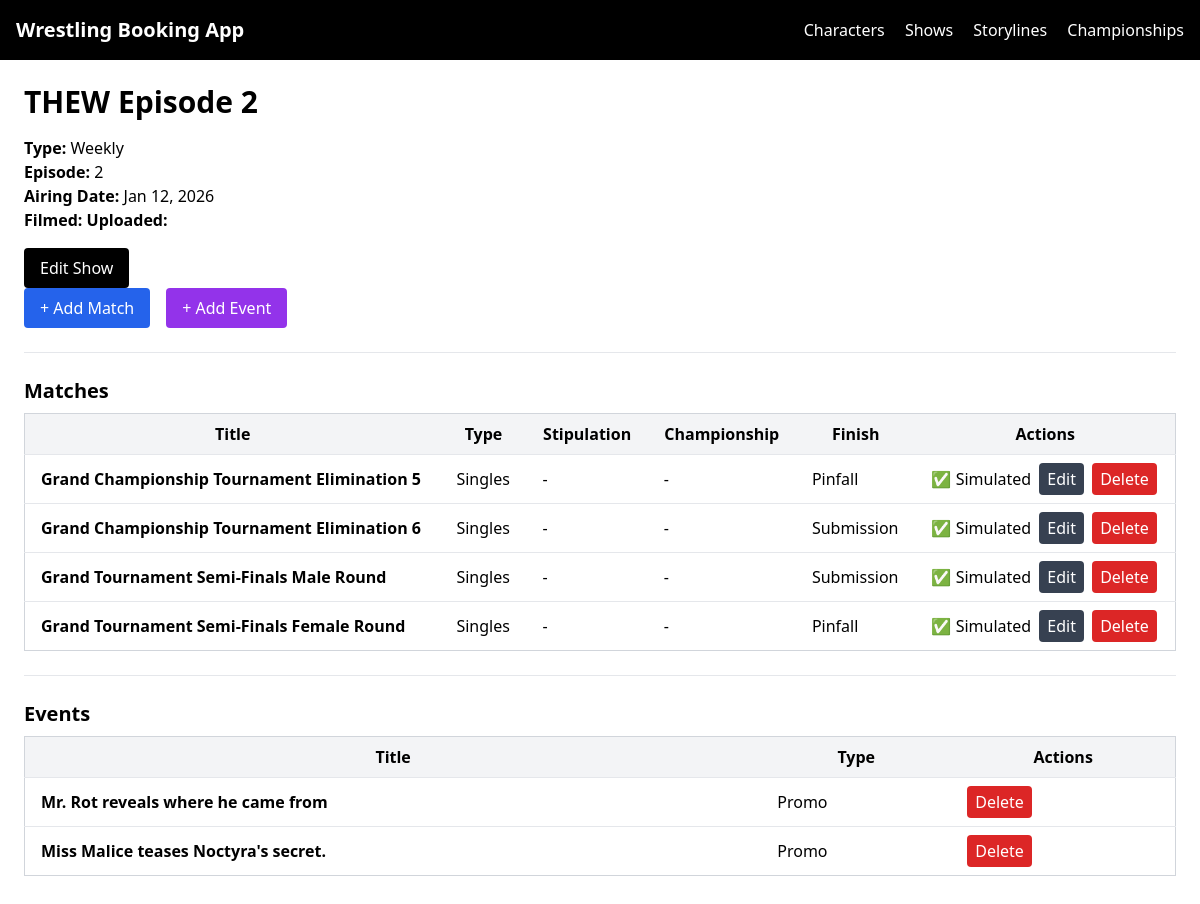
Screenshot of /shows/shows/2/ with the database file from the repository.
### booking/models.py (models this page shows, shortened)
class Show(models.Model):
    class ShowType(models.TextChoices):
        WEEKLY = "WEEKLY", "Weekly"
        PLE = "PLE", "PLE"
        SPECIAL = "SPECIAL", "Special"
    title = models.CharField(max_length=200)
    show_type = models.CharField(max_length=20, choices=ShowType.choices)
    episode_number = models.PositiveIntegerField(null=True, blank=True)
    airing_date = models.DateField()
    is_filmed = models.BooleanField(default=False)
    is_uploaded = models.BooleanField(default=False)
    youtube_link = models.URLField(blank=True)
    created_at = models.DateTimeField(auto_now_add=True)

class Match(models.Model):
    class MatchType(models.TextChoices):
        SINGLES = "SINGLES", "Singles"
        TAG = "TAG", "Tag Team"
        TEAM = "TEAM", "Team"
        TRIPLE = "TRIPLE", "Triple Threat"
        FATAL_FOUR = "FATAL_FOUR", "Fatal Four-Way"
        HANDICAP = "HANDICAP", "Handicap"
        GAUNTLET = "GAUNTLET", "Gauntlet"
        BATTLE_ROYALE = "BATTLE_ROYALE", "Battle Royale"
        ROYAL_RUMBLE = "ROYAL_RUMBLE", "Royal Rumble"
    show = models.ForeignKey(
        "booking.Show",
        on_delete=models.CASCADE,
        related_name="matches"
    )
    title = models.CharField(max_length=200)
    match_type = models.CharField(max_length=30, choices=MatchType.choices)
    stipulations = models.ManyToManyField(
        Stipulation,
        blank=True,
        related_name="matches"
    )
    championship = models.ForeignKey(
        Championship, null=True, blank=True, on_delete=models.SET_NULL
    )
    notes = models.TextField(blank=True)
    created_at = models.DateTimeField(auto_now_add=True)
    @property
    def finish(self):
        try:
            return self.result.get_finish_type_display()
        except Exception:
            return None

class MatchResult(models.Model):
    class FinishType(models.TextChoices):
        PINFALL = "PINFALL", "Pinfall"
        SUBMISSION = "SUBMISSION", "Submission"
        COUNTOUT = "COUNTOUT", "Countout"
        DQ = "DQ", "Disqualification"
        UNIQUE = "UNIQUE", "Unique"
        NO_FINISH = "NO_FINISH", "No Finish"
    match = models.OneToOneField(
        Match, on_delete=models.CASCADE, related_name="result"
    )
    finish_type = models.CharField(max_length=20, choices=FinishType.choices)
    is_no_contest = models.BooleanField(default=False)
    notes = models.TextField(blank=True)
    recorded_at = models.DateTimeField(auto_now_add=True)

class Event(models.Model):
    class EventType(models.TextChoices):
        PROMO = "PROMO", "Promo"
        CONFRONTATION = "CONFRONTATION", "Confrontation"
        TRAINING = "TRAINING", "Training"
        SEGMENT = "SEGMENT", "Segment"
        INJURY = "INJURY", "Injury"
        TURN = "TURN", "Turn"
    show = models.ForeignKey(
        "booking.Show",
        on_delete=models.CASCADE,
        related_name="events"
    )
    title = models.CharField(max_length=200)
    event_type = models.CharField(max_length=30, choices=EventType.choices)
    description = models.TextField(blank=True)
    created_at = models.DateTimeField(auto_now_add=True)

### booking/views.py (the view)
# urls.py: path("shows/<int:pk>/", ShowDetailView.as_view(), name="show-detail"),
class ShowDetailView(DetailView):
    model = Show
    template_name = "booking/show_detail.html"
    context_object_name = "show"
    def get_context_data(self, **kwargs):
        context = super().get_context_data(**kwargs)
        show = self.object
        context["matches"] = show.matches.all()
        context["events"] = show.events.all()
        return context

### booking/templates/booking/show_detail.html (shortened to what this page needs)
{% extends "base.html" %}
{% block content %}
<h1 class="text-3xl font-bold mb-4">{{ show.title }}</h1>
<p><strong>Type:</strong> {{ show.get_show_type_display }}</p>
<p><strong>Episode:</strong> {{ show.episode_number }}</p>
<p><strong>Airing Date:</strong> {{ show.airing_date|date:"M d, Y" }}</p>
<p>
    <strong>Filmed:</strong> {{ show.filmed }}
    <strong>Uploaded:</strong> {{ show.uploaded }}
</p>
<button onclick="window.location='{% url 'show-edit' show.id %}'" class="bg-black text-white px-4 py-2 mt-4 inline-block rounded cursor-pointer">Edit Show</button>
<div class="flex gap-4 mb-4">
  <button onclick="window.location='{% url 'match-add' show.id %}'"
     class="px-4 py-2 bg-blue-600 text-white rounded cursor-pointer">
    + Add Match
  </button>
  <button onclick="window.location='{% url 'event-add' show.id %}'"
     class="px-4 py-2 bg-purple-600 text-white rounded cursor-pointer">
    + Add Event
  </button>
</div>
<hr class="my-6">
<h2 class="text-xl font-semibold mb-2">Matches</h2>
<table class="min-w-full border border-gray-300">
    <thead class="bg-gray-100 dark:bg-gray-700">
        <tr>
            <th class="px-4 py-2">Title</th>
            <th class="px-4 py-2">Type</th>
            <th class="px-4 py-2">Stipulation</th>
            <th class="px-4 py-2">Championship</th>
            <th class="px-4 py-2">Finish</th>
            <th class="px-4 py-2">Actions</th>
        </tr>
    </thead>
    <tbody>
        {% for match in matches %}
        <tr
            class="border-t hover:bg-gray-50 dark:hover:bg-gray-800 cursor-pointer"
            onclick="window.location='{% url 'match-detail' match.id %}'"
        >
            <td class="px-4 py-2 font-bold">{{ match.title }}</td>
            <td class="px-4 py-2">{{ match.get_match_type_display }}</td>
            <td class="px-4 py-2">{{ match.get_stipulation_display|default:"-" }}</td>
            <td class="px-4 py-2">{{ match.championship|default:"-" }}</td>
            <td class="px-4 py-2">
                {% if match.finish %}
                    {{ match.finish }}
                {% else %}
                    Not Simulated
                {% endif %}
            </td>
            <td class="px-4 py-2" onclick="event.stopPropagation()">
                {% if not match.finish %}
                    <button onclick="window.location='{% url 'match-simulate' match.id %}'" class="bg-black text-white px-2 py-1 rounded cursor-pointer">Simulate</button>
                {% else %}
                    ✅ Simulated
                {% endif %}
                <button onclick="window.location='{% url 'match-edit' match.id %}'" class="bg-gray-700 text-white px-2 py-1 rounded ml-1 cursor-pointer">Edit</button>
                <button onclick="window.location='{% url 'match-delete' match.id %}'" class="bg-red-600 text-white px-2 py-1 rounded ml-1 cursor-pointer">Delete</button>
            </td>
        </tr>
        {% empty %}
        <tr><td colspan="6" class="px-4 py-2">No matches added yet.</td></tr>
        {% endfor %}
    </tbody>
</table>
<hr class="my-6">
<h2 class="text-xl font-semibold mb-2">Events</h2>
<table class="min-w-full border border-gray-300">
    <thead class="bg-gray-100 dark:bg-gray-700">
        <tr>
            <th class="px-4 py-2">Title</th>
            <th class="px-4 py-2">Type</th>
            <th class="px-4 py-2">Actions</th>
        </tr>
    </thead>
    <tbody>
        {% for event in events %}
        <tr
            class="border-t hover:bg-gray-50 dark:hover:bg-gray-800 cursor-pointer"
            onclick="window.location='{% url 'event-detail' event.id %}'"
        >
            <td class="px-4 py-2 font-bold">{{ event.title }}</td>
            <td class="px-4 py-2">{{ event.get_event_type_display }}</td>
            <td class="px-4 py-2" onclick="event.stopPropagation()">
                <button onclick="window.location='{% url 'event-delete' event.id %}'" class="bg-red-600 text-white px-2 py-1 rounded cursor-pointer">Delete</button>
            </td>
        </tr>
        {% empty %}
        <tr><td colspan="3" class="px-4 py-2">No events added yet.</td></tr>
        {% endfor %}
    </tbody>
</table>
{% endblock %}

### rows the page displays
Show: title "THEW Episode 2", show_type "Weekly", episode_number "2", airing_date "Jan 12, 2026"
Match: title "Grand Championship Tournament Elimination 5", match_type "Singles", stipulation "-", championship "-", finish "Pinfall", shows "✅ Simulated"
Match: title "Grand Championship Tournament Elimination 6", match_type "Singles", stipulation "-", championship "-", finish "Submission", shows "✅ Simulated"
Match: title "Grand Tournament Semi-Finals Male Round", match_type "Singles", stipulation "-", championship "-", finish "Submission", shows "✅ Simulated"
Match: title "Grand Tournament Semi-Finals Female Round", match_type "Singles", stipulation "-", championship "-", finish "Pinfall", shows "✅ Simulated"
Event: title "Mr. Rot reveals where he came from", event_type "Promo"
Event: title "Miss Malice teases Noctyra's secret.", event_type "Promo"
